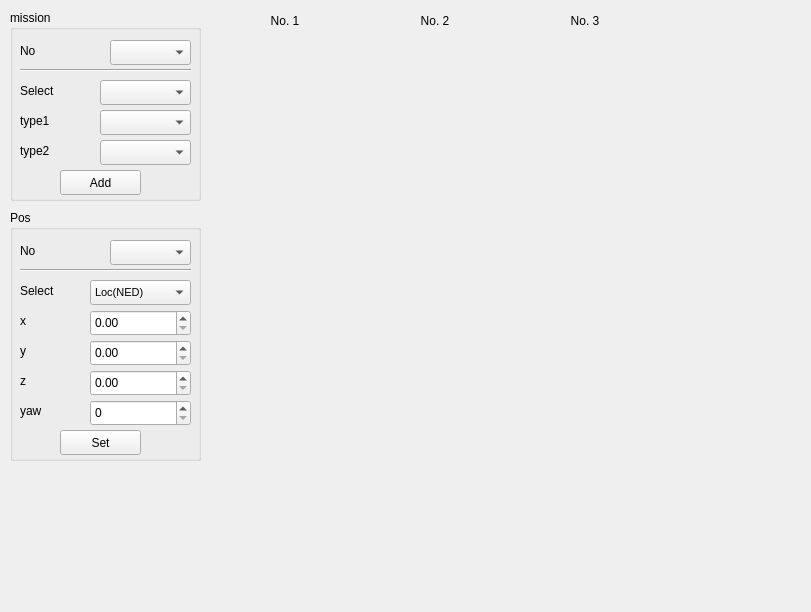
<?xml version="1.0" encoding="UTF-8"?>
<ui version="4.0">
 <class>mission_widget</class>
 <widget class="QWidget" name="mission_widget">
  <property name="geometry">
   <rect>
    <x>0</x>
    <y>0</y>
    <width>811</width>
    <height>612</height>
   </rect>
  </property>
  <property name="minimumSize">
   <size>
    <width>670</width>
    <height>470</height>
   </size>
  </property>
  <property name="windowTitle">
   <string>Form</string>
  </property>
  <widget class="QGroupBox" name="groupBox_mission">
   <property name="geometry">
    <rect>
     <x>10</x>
     <y>10</y>
     <width>191</width>
     <height>191</height>
    </rect>
   </property>
   <property name="title">
    <string>mission</string>
   </property>
   <widget class="QLabel" name="label_no">
    <property name="geometry">
     <rect>
      <x>10</x>
      <y>30</y>
      <width>61</width>
      <height>21</height>
     </rect>
    </property>
    <property name="text">
     <string>No</string>
    </property>
   </widget>
   <widget class="QComboBox" name="comboBox_no">
    <property name="geometry">
     <rect>
      <x>100</x>
      <y>30</y>
      <width>81</width>
      <height>25</height>
     </rect>
    </property>
   </widget>
   <widget class="QLabel" name="label_select">
    <property name="geometry">
     <rect>
      <x>10</x>
      <y>70</y>
      <width>71</width>
      <height>21</height>
     </rect>
    </property>
    <property name="text">
     <string>Select</string>
    </property>
   </widget>
   <widget class="QComboBox" name="comboBox_select">
    <property name="geometry">
     <rect>
      <x>90</x>
      <y>70</y>
      <width>91</width>
      <height>25</height>
     </rect>
    </property>
    <property name="font">
     <font>
      <pointsize>8</pointsize>
     </font>
    </property>
   </widget>
   <widget class="QLabel" name="label_type1">
    <property name="geometry">
     <rect>
      <x>10</x>
      <y>100</y>
      <width>71</width>
      <height>21</height>
     </rect>
    </property>
    <property name="text">
     <string>type1</string>
    </property>
   </widget>
   <widget class="QComboBox" name="comboBox_type1">
    <property name="geometry">
     <rect>
      <x>90</x>
      <y>100</y>
      <width>91</width>
      <height>25</height>
     </rect>
    </property>
    <property name="font">
     <font>
      <pointsize>8</pointsize>
     </font>
    </property>
   </widget>
   <widget class="Line" name="line">
    <property name="geometry">
     <rect>
      <x>10</x>
      <y>50</y>
      <width>171</width>
      <height>21</height>
     </rect>
    </property>
    <property name="orientation">
     <enum>Qt::Horizontal</enum>
    </property>
   </widget>
   <widget class="QLabel" name="label_type2">
    <property name="geometry">
     <rect>
      <x>10</x>
      <y>130</y>
      <width>71</width>
      <height>21</height>
     </rect>
    </property>
    <property name="text">
     <string>type2</string>
    </property>
   </widget>
   <widget class="QComboBox" name="comboBox_type2">
    <property name="geometry">
     <rect>
      <x>90</x>
      <y>130</y>
      <width>91</width>
      <height>25</height>
     </rect>
    </property>
    <property name="font">
     <font>
      <pointsize>8</pointsize>
     </font>
    </property>
   </widget>
   <widget class="QPushButton" name="pushButton_add">
    <property name="enabled">
     <bool>true</bool>
    </property>
    <property name="geometry">
     <rect>
      <x>50</x>
      <y>160</y>
      <width>81</width>
      <height>25</height>
     </rect>
    </property>
    <property name="text">
     <string>Add</string>
    </property>
    <property name="checkable">
     <bool>false</bool>
    </property>
   </widget>
  </widget>
  <widget class="QGroupBox" name="groupBox_mission_pos">
   <property name="geometry">
    <rect>
     <x>10</x>
     <y>210</y>
     <width>191</width>
     <height>251</height>
    </rect>
   </property>
   <property name="title">
    <string>Pos</string>
   </property>
   <widget class="QLabel" name="label_pos_no">
    <property name="geometry">
     <rect>
      <x>10</x>
      <y>30</y>
      <width>61</width>
      <height>21</height>
     </rect>
    </property>
    <property name="text">
     <string>No</string>
    </property>
   </widget>
   <widget class="QComboBox" name="comboBox_no_pos">
    <property name="geometry">
     <rect>
      <x>100</x>
      <y>30</y>
      <width>81</width>
      <height>25</height>
     </rect>
    </property>
   </widget>
   <widget class="QLabel" name="label_pos_select">
    <property name="geometry">
     <rect>
      <x>10</x>
      <y>70</y>
      <width>71</width>
      <height>21</height>
     </rect>
    </property>
    <property name="text">
     <string>Select</string>
    </property>
   </widget>
   <widget class="QComboBox" name="comboBox_select_pos">
    <property name="geometry">
     <rect>
      <x>80</x>
      <y>70</y>
      <width>101</width>
      <height>25</height>
     </rect>
    </property>
    <property name="font">
     <font>
      <pointsize>8</pointsize>
     </font>
    </property>
    <item>
     <property name="text">
      <string>Loc(NED)</string>
     </property>
    </item>
    <item>
     <property name="text">
      <string>GPS</string>
     </property>
    </item>
   </widget>
   <widget class="QLabel" name="label_pos_x">
    <property name="geometry">
     <rect>
      <x>10</x>
      <y>100</y>
      <width>41</width>
      <height>21</height>
     </rect>
    </property>
    <property name="text">
     <string>x</string>
    </property>
   </widget>
   <widget class="Line" name="pos_line">
    <property name="geometry">
     <rect>
      <x>10</x>
      <y>50</y>
      <width>171</width>
      <height>21</height>
     </rect>
    </property>
    <property name="orientation">
     <enum>Qt::Horizontal</enum>
    </property>
   </widget>
   <widget class="QLabel" name="label_pos_y">
    <property name="geometry">
     <rect>
      <x>10</x>
      <y>130</y>
      <width>41</width>
      <height>21</height>
     </rect>
    </property>
    <property name="text">
     <string>y</string>
    </property>
   </widget>
   <widget class="QPushButton" name="pushButton_pos_set">
    <property name="geometry">
     <rect>
      <x>50</x>
      <y>220</y>
      <width>81</width>
      <height>25</height>
     </rect>
    </property>
    <property name="text">
     <string>Set</string>
    </property>
   </widget>
   <widget class="QLabel" name="label_pos_z">
    <property name="geometry">
     <rect>
      <x>10</x>
      <y>160</y>
      <width>41</width>
      <height>21</height>
     </rect>
    </property>
    <property name="text">
     <string>z</string>
    </property>
   </widget>
   <widget class="QDoubleSpinBox" name="doubleSpinBox_x">
    <property name="geometry">
     <rect>
      <x>80</x>
      <y>100</y>
      <width>101</width>
      <height>26</height>
     </rect>
    </property>
   </widget>
   <widget class="QDoubleSpinBox" name="doubleSpinBox_y">
    <property name="geometry">
     <rect>
      <x>80</x>
      <y>130</y>
      <width>101</width>
      <height>26</height>
     </rect>
    </property>
   </widget>
   <widget class="QDoubleSpinBox" name="doubleSpinBox_z">
    <property name="geometry">
     <rect>
      <x>80</x>
      <y>160</y>
      <width>101</width>
      <height>26</height>
     </rect>
    </property>
   </widget>
   <widget class="QLabel" name="label_pos_yaw">
    <property name="geometry">
     <rect>
      <x>10</x>
      <y>190</y>
      <width>41</width>
      <height>21</height>
     </rect>
    </property>
    <property name="text">
     <string>yaw</string>
    </property>
   </widget>
   <widget class="QSpinBox" name="spinBox_yaw">
    <property name="geometry">
     <rect>
      <x>80</x>
      <y>190</y>
      <width>101</width>
      <height>26</height>
     </rect>
    </property>
   </widget>
  </widget>
  <widget class="QWidget" name="gridLayoutWidget">
   <property name="geometry">
    <rect>
     <x>210</x>
     <y>40</y>
     <width>451</width>
     <height>701</height>
    </rect>
   </property>
   <layout class="QGridLayout" name="gridLayout"/>
  </widget>
  <widget class="QLabel" name="label_quad_no_1">
   <property name="geometry">
    <rect>
     <x>210</x>
     <y>10</y>
     <width>150</width>
     <height>21</height>
    </rect>
   </property>
   <property name="text">
    <string>No. 1</string>
   </property>
   <property name="alignment">
    <set>Qt::AlignCenter</set>
   </property>
  </widget>
  <widget class="QLabel" name="label_quad_no_2">
   <property name="geometry">
    <rect>
     <x>360</x>
     <y>10</y>
     <width>150</width>
     <height>21</height>
    </rect>
   </property>
   <property name="text">
    <string>No. 2</string>
   </property>
   <property name="alignment">
    <set>Qt::AlignCenter</set>
   </property>
  </widget>
  <widget class="QLabel" name="label_quad_no_3">
   <property name="geometry">
    <rect>
     <x>510</x>
     <y>10</y>
     <width>150</width>
     <height>21</height>
    </rect>
   </property>
   <property name="text">
    <string>No. 3</string>
   </property>
   <property name="alignment">
    <set>Qt::AlignCenter</set>
   </property>
  </widget>
 </widget>
 <resources/>
 <connections/>
</ui>
